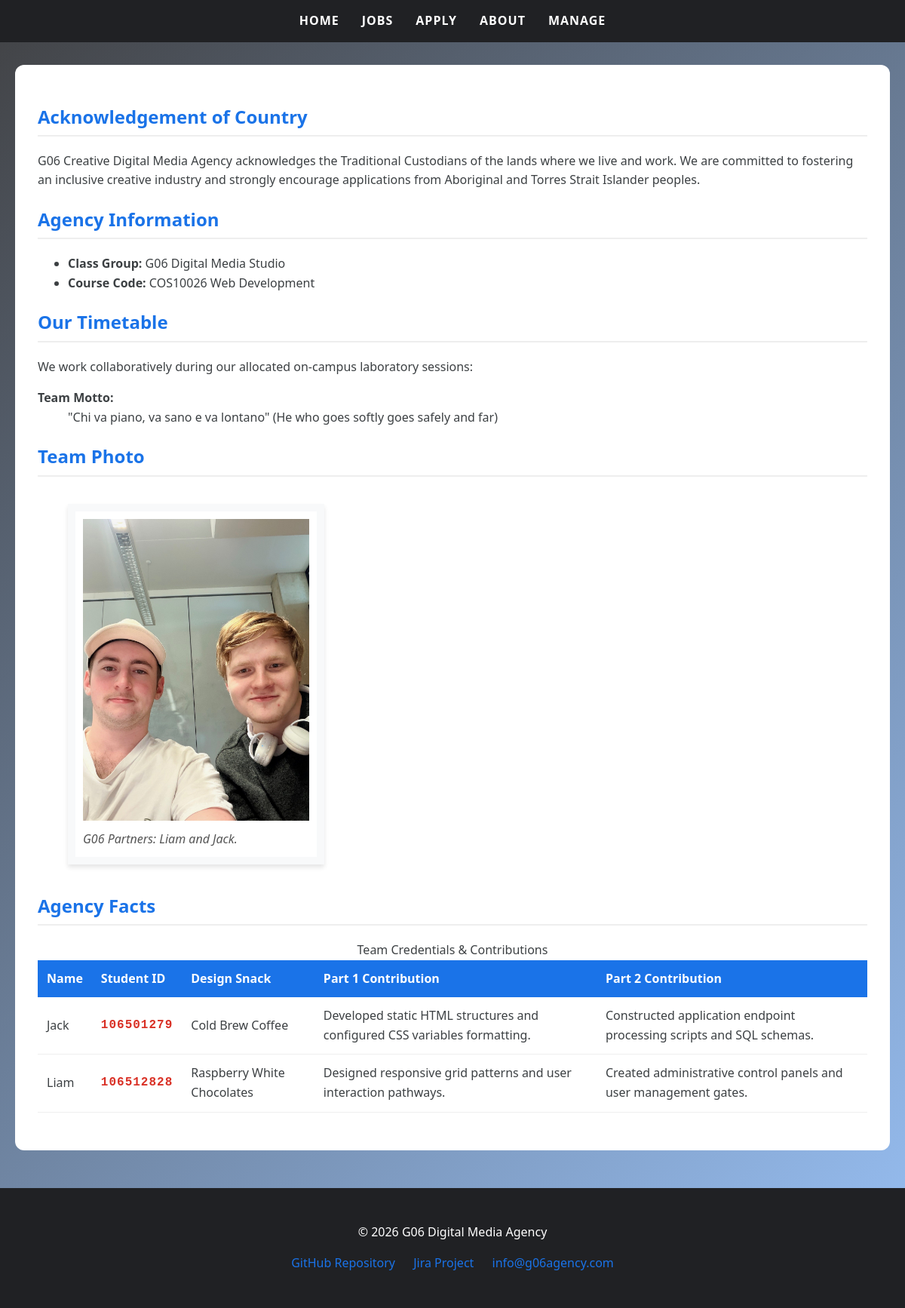
The page /about.php on the database as committed earlier.
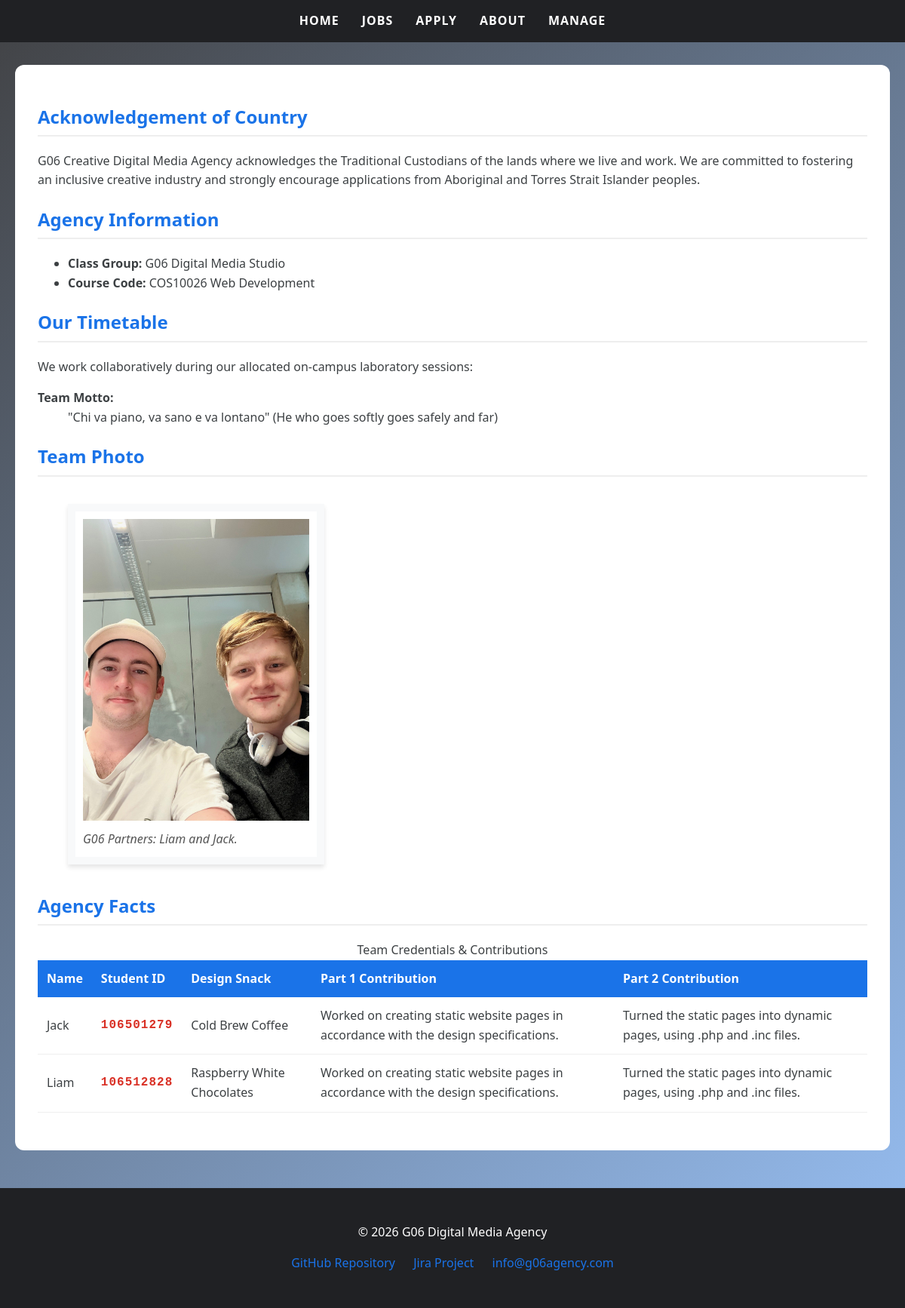
The same page on the database as committed later.
### tables this page shows
CREATE TABLE IF NOT EXISTS about (
    id INT AUTO_INCREMENT PRIMARY KEY,
    name VARCHAR(50) NOT NULL,
    student_id VARCHAR(15) NOT NULL,
    snack VARCHAR(100) NOT NULL,
    part1_contrib TEXT NOT NULL,
    part2_contrib TEXT NOT NULL
  );

### about.php (the view, shortened to what this page needs)
<?php
include_once("header.inc");
require_once("settings.php");
$query = "SELECT name, student_id, snack, part1_contrib, part2_contrib FROM about ORDER BY id ASC";
$result = mysqli_query($conn, $query);
?>
<main class="page-container">
    <section>
        <h2 style="font-size: 1.5rem">Acknowledgement of Country</h2>
        <p>
            G06 Creative Digital Media Agency acknowledges the Traditional
            Custodians of the lands where we live and work. We are committed to
            fostering an inclusive creative industry and strongly encourage
            applications from Aboriginal and Torres Strait Islander peoples.
        </p>
    </section>
    <section>
        <h2>Agency Information</h2>
        <ul>
            <li><strong>Class Group:</strong> G06 Digital Media Studio</li>
            <li><strong>Course Code:</strong> COS10026 Web Development</li>
        </ul>
    </section>
    <section>
        <h2>Our Timetable</h2>
        <p>We work collaboratively during our allocated on-campus laboratory sessions:</p>
        <dl>
            <dt><strong>Team Motto:</strong></dt>
            <dd>
                "Chi va piano, va sano e va lontano" (He who goes softly goes safely
                and far)
            </dd>
        </dl>
    </section>
    <section>
        <h2>Team Photo</h2>
        <figure class="team-border">
            <img src="images/group-photo.jpg" alt="G06 Creative Team" width="300">
            <figcaption style="font-style: italic; margin-top: 5px; color: #555;">G06 Partners: Liam and Jack.</figcaption>
        </figure>
    </section>
    <section>
        <h2>Agency Facts</h2>
        <table class="about-table">
            <caption>
                Team Credentials & Contributions
            </caption>
            <thead>
                <tr>
                    <th>Name</th>
                    <th>Student ID</th>
                    <th>Design Snack</th>
                    <th>Part 1 Contribution</th>
                    <th>Part 2 Contribution</th>
                </tr>
            </thead>
            <tbody>
                <?php
                if ($result && mysqli_num_rows($result) > 0) {
                    while ($row = mysqli_fetch_assoc($result)) {
                        echo "<tr>";
                        echo "<td>" . htmlspecialchars($row['name']) . "</td>";
                        echo "<td class='id-style'>" . htmlspecialchars($row['student_id']) . "</td>";
                        echo "<td>" . htmlspecialchars($row['snack']) . "</td>";
                        echo "<td>" . htmlspecialchars($row['part1_contrib']) . "</td>";
                        echo "<td>" . htmlspecialchars($row['part2_contrib']) . "</td>";
                        echo "</tr>";
                    }
                } else {
                    echo "<tr><td colspan='5' style='text-align:center;'>No team records found in the database.</td></tr>";
                }
                ?>
            </tbody>
        </table>
    </section>
</main>
<?php
include_once("footer.inc");
?>

Rows that differ between the two databases and show on the page:
changed about "Jack": part1_contrib "Developed static HTML structures and configured CSS variables formatting." → "Worked on creating static website pages in accordance with the design specifications."; part2_contrib "Constructed application endpoint processing scripts and SQL schemas." → "Turned the static pages into dynamic pages, using .php and .inc files."
changed about "Liam": part1_contrib "Designed responsive grid patterns and user interaction pathways." → "Worked on creating static website pages in accordance with the design specifications."; part2_contrib "Created administrative control panels and user management gates." → "Turned the static pages into dynamic pages, using .php and .inc files."
